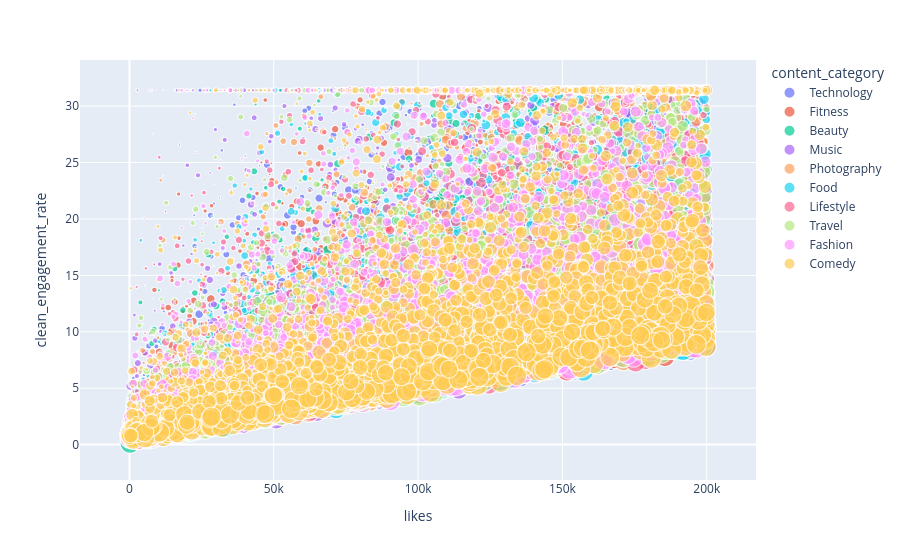

The notebook cell saved with this chart:
### Code cell
px.scatter(insta_df, x='likes', y='clean_engagement_rate', color='content_category',
           size='reach', hover_data=['media_type'])

### Figure 1 — Plotly figure (JSON) as saved in the notebook; plotly's stock layout.template omitted (floating-point values rounded to 4 significant figures; data arrays with more than 128 entries replaced by an {"elided": "..."} marker saying what was removed)
{"data": [{"customdata": {"elided": "3025x1 str values"}, "hovertemplate": "content_category=Technology<br>likes=%{x}<br>clean_engagement_rate=%{y}<br>reach=%{marker.size}<br>media_type=%{customdata[0]}<extra></extra>", "legendgroup": "Technology", "marker": {"color": "#636efa", "size": {"elided": "3025 int values"}, "sizemode": "area", "sizeref": 5000.0, "symbol": "circle"}, "mode": "markers", "name": "Technology", "showlegend": true, "type": "scattergl", "x": {"elided": "3025 int values"}, "xaxis": "x", "y": {"elided": "3025 float values"}, "yaxis": "y"}, {"customdata": {"elided": "3004x1 str values"}, "hovertemplate": "content_category=Fitness<br>likes=%{x}<br>clean_engagement_rate=%{y}<br>reach=%{marker.size}<br>media_type=%{customdata[0]}<extra></extra>", "legendgroup": "Fitness", "marker": {"color": "#EF553B", "size": {"elided": "3004 int values"}, "sizemode": "area", "sizeref": 5000.0, "symbol": "circle"}, "mode": "markers", "name": "Fitness", "showlegend": true, "type": "scattergl", "x": {"elided": "3004 int values"}, "xaxis": "x", "y": {"elided": "3004 float values"}, "yaxis": "y"}, {"customdata": {"elided": "2953x1 str values"}, "hovertemplate": "content_category=Beauty<br>likes=%{x}<br>clean_engagement_rate=%{y}<br>reach=%{marker.size}<br>media_type=%{customdata[0]}<extra></extra>", "legendgroup": "Beauty", "marker": {"color": "#00cc96", "size": {"elided": "2953 int values"}, "sizemode": "area", "sizeref": 5000.0, "symbol": "circle"}, "mode": "markers", "name": "Beauty", "showlegend": true, "type": "scattergl", "x": {"elided": "2953 int values"}, "xaxis": "x", "y": {"elided": "2953 float values"}, "yaxis": "y"}, {"customdata": {"elided": "3003x1 str values"}, "hovertemplate": "content_category=Music<br>likes=%{x}<br>clean_engagement_rate=%{y}<br>reach=%{marker.size}<br>media_type=%{customdata[0]}<extra></extra>", "legendgroup": "Music", "marker": {"color": "#ab63fa", "size": {"elided": "3003 int values"}, "sizemode": "area", "sizeref": 5000.0, "symbol": "circle"}, "mode": "markers", "name": "Music", "showlegend": true, "type": "scattergl", "x": {"elided": "3003 int values"}, "xaxis": "x", "y": {"elided": "3003 float values"}, "yaxis": "y"}, {"customdata": {"elided": "3035x1 str values"}, "hovertemplate": "content_category=Photography<br>likes=%{x}<br>clean_engagement_rate=%{y}<br>reach=%{marker.size}<br>media_type=%{customdata[0]}<extra></extra>", "legendgroup": "Photography", "marker": {"color": "#FFA15A", "size": {"elided": "3035 int values"}, "sizemode": "area", "sizeref": 5000.0, "symbol": "circle"}, "mode": "markers", "name": "Photography", "showlegend": true, "type": "scattergl", "x": {"elided": "3035 int values"}, "xaxis": "x", "y": {"elided": "3035 float values"}, "yaxis": "y"}, {"customdata": {"elided": "3010x1 str values"}, "hovertemplate": "content_category=Food<br>likes=%{x}<br>clean_engagement_rate=%{y}<br>reach=%{marker.size}<br>media_type=%{customdata[0]}<extra></extra>", "legendgroup": "Food", "marker": {"color": "#19d3f3", "size": {"elided": "3010 int values"}, "sizemode": "area", "sizeref": 5000.0, "symbol": "circle"}, "mode": "markers", "name": "Food", "showlegend": true, "type": "scattergl", "x": {"elided": "3010 int values"}, "xaxis": "x", "y": {"elided": "3010 float values"}, "yaxis": "y"}, {"customdata": {"elided": "3017x1 str values"}, "hovertemplate": "content_category=Lifestyle<br>likes=%{x}<br>clean_engagement_rate=%{y}<br>reach=%{marker.size}<br>media_type=%{customdata[0]}<extra></extra>", "legendgroup": "Lifestyle", "marker": {"color": "#FF6692", "size": {"elided": "3017 int values"}, "sizemode": "area", "sizeref": 5000.0, "symbol": "circle"}, "mode": "markers", "name": "Lifestyle", "showlegend": true, "type": "scattergl", "x": {"elided": "3017 int values"}, "xaxis": "x", "y": {"elided": "3017 float values"}, "yaxis": "y"}, {"customdata": {"elided": "2968x1 str values"}, "hovertemplate": "content_category=Travel<br>likes=%{x}<br>clean_engagement_rate=%{y}<br>reach=%{marker.size}<br>media_type=%{customdata[0]}<extra></extra>", "legendgroup": "Travel", "marker": {"color": "#B6E880", "size": {"elided": "2968 int values"}, "sizemode": "area", "sizeref": 5000.0, "symbol": "circle"}, "mode": "markers", "name": "Travel", "showlegend": true, "type": "scattergl", "x": {"elided": "2968 int values"}, "xaxis": "x", "y": {"elided": "2968 float values"}, "yaxis": "y"}, {"customdata": {"elided": "3034x1 str values"}, "hovertemplate": "content_category=Fashion<br>likes=%{x}<br>clean_engagement_rate=%{y}<br>reach=%{marker.size}<br>media_type=%{customdata[0]}<extra></extra>", "legendgroup": "Fashion", "marker": {"color": "#FF97FF", "size": {"elided": "3034 int values"}, "sizemode": "area", "sizeref": 5000.0, "symbol": "circle"}, "mode": "markers", "name": "Fashion", "showlegend": true, "type": "scattergl", "x": {"elided": "3034 int values"}, "xaxis": "x", "y": {"elided": "3034 float values"}, "yaxis": "y"}, {"customdata": {"elided": "2950x1 str values"}, "hovertemplate": "content_category=Comedy<br>likes=%{x}<br>clean_engagement_rate=%{y}<br>reach=%{marker.size}<br>media_type=%{customdata[0]}<extra></extra>", "legendgroup": "Comedy", "marker": {"color": "#FECB52", "size": {"elided": "2950 int values"}, "sizemode": "area", "sizeref": 5000.0, "symbol": "circle"}, "mode": "markers", "name": "Comedy", "showlegend": true, "type": "scattergl", "x": {"elided": "2950 int values"}, "xaxis": "x", "y": {"elided": "2950 float values"}, "yaxis": "y"}], "layout": {"legend": {"itemsizing": "constant", "title": {"text": "content_category"}, "tracegroupgap": 0}, "margin": {"t": 60}, "xaxis": {"anchor": "y", "domain": [0, 1], "title": {"text": "likes"}}, "yaxis": {"anchor": "x", "domain": [0, 1], "title": {"text": "clean_engagement_rate"}}}}
